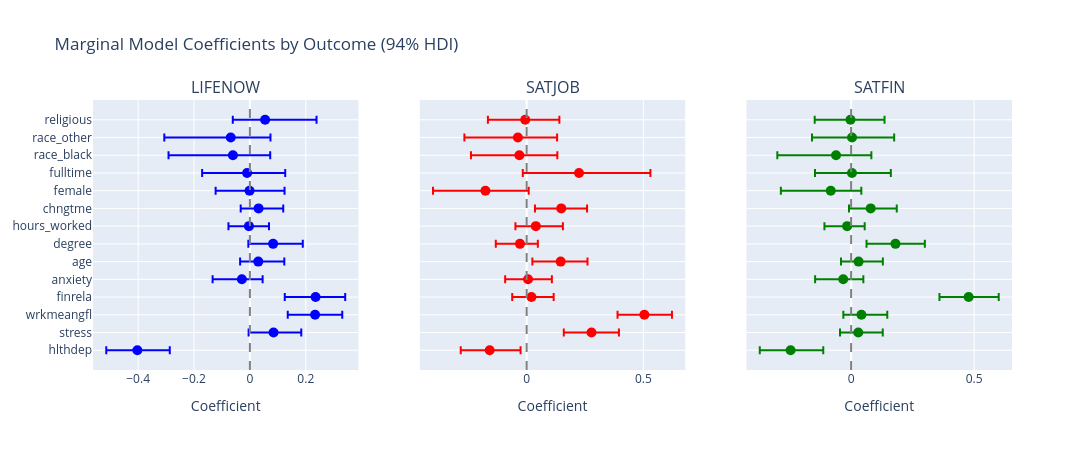

The notebook cell saved with this chart:
### Code cell
# Visualize coefficient comparison for all three outcomes
fig = make_subplots(rows=1, cols=3, subplot_titles=['LIFENOW', 'SATJOB', 'SATFIN'], shared_yaxes=True)

colors = ['blue', 'red', 'green']
outcome_data = [
    (comparison_df['LIFENOW_mean'], comparison_df['LIFENOW_hdi_low'], comparison_df['LIFENOW_hdi_high']),
    (comparison_df['SATJOB_mean'], comparison_df['SATJOB_hdi_low'], comparison_df['SATJOB_hdi_high']),
    (comparison_df['SATFIN_mean'], comparison_df['SATFIN_hdi_low'], comparison_df['SATFIN_hdi_high']),
]

for col, (means, hdi_low, hdi_high) in enumerate(outcome_data, 1):
    fig.add_trace(go.Scatter(
        x=means,
        y=comparison_df['Predictor'],
        mode='markers',
        marker=dict(size=10, color=colors[col-1]),
        error_x=dict(
            type='data',
            symmetric=False,
            array=hdi_high - means,
            arrayminus=means - hdi_low
        ),
        showlegend=False
    ), row=1, col=col)
    fig.add_vline(x=0, line_dash='dash', line_color='gray', row=1, col=col)

fig.update_layout(
    title='Marginal Model Coefficients by Outcome (94% HDI)',
    height=450, width=1100
)
for col in range(1, 4):
    fig.update_xaxes(title_text='Coefficient', row=1, col=col)
fig.show()

### Figure 1 — Plotly figure (JSON) as saved in the notebook; plotly's stock layout.template omitted (floating-point values rounded to 4 significant figures)
{"data": [{"error_x": {"array": [0.116, 0.0993, 0.09726, 0.106, 0.07419, 0.09309, 0.1062, 0.07168, 0.08823, 0.1253, 0.1364, 0.1336, 0.1422, 0.184], "arrayminus": [0.1112, 0.08914, 0.09784, 0.1104, 0.1048, 0.06502, 0.08864, 0.07329, 0.064, 0.1214, 0.1609, 0.2304, 0.2377, 0.1157], "symmetric": false, "type": "data"}, "marker": {"color": "blue", "size": 10}, "mode": "markers", "showlegend": false, "type": "scatter", "x": [-0.4028, 0.08457, 0.2333, 0.2351, -0.02868, 0.03004, 0.08309, -0.00343, 0.0311, -0.001234, -0.009968, -0.06082, -0.06856, 0.05441], "xaxis": "x", "y": ["hlthdep", "stress", "wrkmeangfl", "finrela", "anxiety", "age", "degree", "hours_worked", "chngtme", "female", "fulltime", "race_black", "race_other", "religious"], "yaxis": "y"}, {"error_x": {"array": [0.1323, 0.1175, 0.1184, 0.0951, 0.1021, 0.115, 0.07658, 0.1159, 0.1105, 0.1853, 0.306, 0.1627, 0.1681, 0.1462], "arrayminus": [0.124, 0.1187, 0.1149, 0.08243, 0.09798, 0.1213, 0.1035, 0.08746, 0.1127, 0.2245, 0.2409, 0.2074, 0.2291, 0.1599], "symmetric": false, "type": "data"}, "marker": {"color": "red", "size": 10}, "mode": "markers", "showlegend": false, "type": "scatter", "x": [-0.1583, 0.2778, 0.5042, 0.02059, 0.005934, 0.1457, -0.02863, 0.03942, 0.1483, -0.1766, 0.2243, -0.03123, -0.03757, -0.006013], "xaxis": "x2", "y": ["hlthdep", "stress", "wrkmeangfl", "finrela", "anxiety", "age", "degree", "hours_worked", "chngtme", "female", "fulltime", "race_black", "race_other", "religious"], "yaxis": "y2"}, {"error_x": {"array": [0.1328, 0.09956, 0.105, 0.1222, 0.08174, 0.09863, 0.1194, 0.07125, 0.106, 0.1243, 0.158, 0.1435, 0.1713, 0.1383], "arrayminus": [0.1253, 0.07417, 0.07357, 0.1187, 0.1143, 0.07141, 0.1176, 0.09237, 0.08812, 0.2027, 0.1502, 0.2386, 0.1626, 0.1455], "symmetric": false, "type": "data"}, "marker": {"color": "green", "size": 10}, "mode": "markers", "showlegend": false, "type": "scatter", "x": [-0.2459, 0.02907, 0.04197, 0.4777, -0.03204, 0.03034, 0.1802, -0.01609, 0.07957, -0.08279, 0.003476, -0.06126, 0.003697, -0.002525], "xaxis": "x3", "y": ["hlthdep", "stress", "wrkmeangfl", "finrela", "anxiety", "age", "degree", "hours_worked", "chngtme", "female", "fulltime", "race_black", "race_other", "religious"], "yaxis": "y3"}], "layout": {"annotations": [{"font": {"size": 16}, "showarrow": false, "text": "LIFENOW", "x": 0.1444, "xanchor": "center", "xref": "paper", "y": 1, "yanchor": "bottom", "yref": "paper"}, {"font": {"size": 16}, "showarrow": false, "text": "SATJOB", "x": 0.5, "xanchor": "center", "xref": "paper", "y": 1, "yanchor": "bottom", "yref": "paper"}, {"font": {"size": 16}, "showarrow": false, "text": "SATFIN", "x": 0.8556, "xanchor": "center", "xref": "paper", "y": 1, "yanchor": "bottom", "yref": "paper"}], "height": 450, "shapes": [{"line": {"color": "gray", "dash": "dash"}, "type": "line", "x0": 0, "x1": 0, "xref": "x", "y0": 0, "y1": 1, "yref": "y domain"}, {"line": {"color": "gray", "dash": "dash"}, "type": "line", "x0": 0, "x1": 0, "xref": "x2", "y0": 0, "y1": 1, "yref": "y2 domain"}, {"line": {"color": "gray", "dash": "dash"}, "type": "line", "x0": 0, "x1": 0, "xref": "x3", "y0": 0, "y1": 1, "yref": "y3 domain"}], "title": {"text": "Marginal Model Coefficients by Outcome (94% HDI)"}, "width": 1100, "xaxis": {"anchor": "y", "domain": [0, 0.2889], "title": {"text": "Coefficient"}}, "xaxis2": {"anchor": "y2", "domain": [0.3556, 0.6444], "title": {"text": "Coefficient"}}, "xaxis3": {"anchor": "y3", "domain": [0.7111, 1], "title": {"text": "Coefficient"}}, "yaxis": {"anchor": "x", "domain": [0, 1]}, "yaxis2": {"anchor": "x2", "domain": [0, 1], "matches": "y", "showticklabels": false}, "yaxis3": {"anchor": "x3", "domain": [0, 1], "matches": "y", "showticklabels": false}}}
